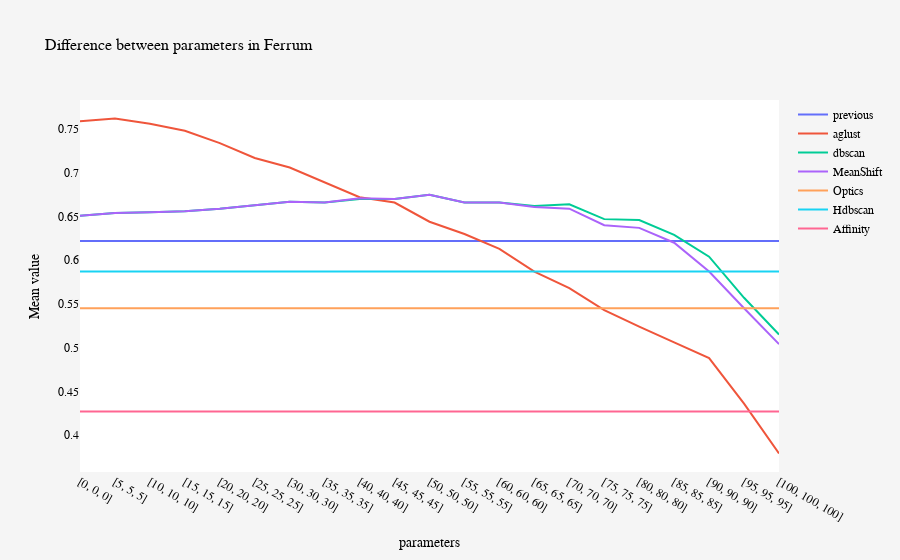

The notebook cell saved with this chart:
### Code cell
# 5 50 50 
Difference_values(part2, 'Ferrum').show()

### Figure 1 — Plotly figure (JSON) as saved in the notebook; plotly's stock layout.template omitted (floating-point values rounded to 4 significant figures)
{"data": [{"name": "previous", "type": "scatter", "x": ["[0, 0, 0]", "[5, 5, 5]", "[10, 10, 10]", "[15, 15, 15]", "[20, 20, 20]", "[25, 25, 25]", "[30, 30, 30]", "[35, 35, 35]", "[40, 40, 40]", "[45, 45, 45]", "[50, 50, 50]", "[55, 55, 55]", "[60, 60, 60]", "[65, 65, 65]", "[70, 70, 70]", "[75, 75, 75]", "[80, 80, 80]", "[85, 85, 85]", "[90, 90, 90]", "[95, 95, 95]", "[100, 100, 100]"], "y": [0.622, 0.622, 0.622, 0.622, 0.622, 0.622, 0.622, 0.622, 0.622, 0.622, 0.622, 0.622, 0.622, 0.622, 0.622, 0.622, 0.622, 0.622, 0.622, 0.622, 0.622]}, {"name": "aglust", "type": "scatter", "x": ["[0, 0, 0]", "[5, 5, 5]", "[10, 10, 10]", "[15, 15, 15]", "[20, 20, 20]", "[25, 25, 25]", "[30, 30, 30]", "[35, 35, 35]", "[40, 40, 40]", "[45, 45, 45]", "[50, 50, 50]", "[55, 55, 55]", "[60, 60, 60]", "[65, 65, 65]", "[70, 70, 70]", "[75, 75, 75]", "[80, 80, 80]", "[85, 85, 85]", "[90, 90, 90]", "[95, 95, 95]", "[100, 100, 100]"], "y": [0.759, 0.762, 0.756, 0.748, 0.734, 0.717, 0.706, 0.689, 0.672, 0.666, 0.644, 0.63, 0.613, 0.587, 0.568, 0.543, 0.524, 0.506, 0.488, 0.436, 0.379]}, {"name": "dbscan", "type": "scatter", "x": ["[0, 0, 0]", "[5, 5, 5]", "[10, 10, 10]", "[15, 15, 15]", "[20, 20, 20]", "[25, 25, 25]", "[30, 30, 30]", "[35, 35, 35]", "[40, 40, 40]", "[45, 45, 45]", "[50, 50, 50]", "[55, 55, 55]", "[60, 60, 60]", "[65, 65, 65]", "[70, 70, 70]", "[75, 75, 75]", "[80, 80, 80]", "[85, 85, 85]", "[90, 90, 90]", "[95, 95, 95]", "[100, 100, 100]"], "y": [0.651, 0.654, 0.655, 0.656, 0.659, 0.663, 0.667, 0.666, 0.67, 0.67, 0.675, 0.666, 0.666, 0.662, 0.664, 0.647, 0.646, 0.629, 0.604, 0.557, 0.515]}, {"name": "MeanShift", "type": "scatter", "x": ["[0, 0, 0]", "[5, 5, 5]", "[10, 10, 10]", "[15, 15, 15]", "[20, 20, 20]", "[25, 25, 25]", "[30, 30, 30]", "[35, 35, 35]", "[40, 40, 40]", "[45, 45, 45]", "[50, 50, 50]", "[55, 55, 55]", "[60, 60, 60]", "[65, 65, 65]", "[70, 70, 70]", "[75, 75, 75]", "[80, 80, 80]", "[85, 85, 85]", "[90, 90, 90]", "[95, 95, 95]", "[100, 100, 100]"], "y": [0.651, 0.654, 0.655, 0.656, 0.659, 0.663, 0.667, 0.666, 0.671, 0.67, 0.675, 0.666, 0.666, 0.661, 0.659, 0.64, 0.637, 0.62, 0.587, 0.545, 0.504]}, {"name": "Optics", "type": "scatter", "x": ["[0, 0, 0]", "[5, 5, 5]", "[10, 10, 10]", "[15, 15, 15]", "[20, 20, 20]", "[25, 25, 25]", "[30, 30, 30]", "[35, 35, 35]", "[40, 40, 40]", "[45, 45, 45]", "[50, 50, 50]", "[55, 55, 55]", "[60, 60, 60]", "[65, 65, 65]", "[70, 70, 70]", "[75, 75, 75]", "[80, 80, 80]", "[85, 85, 85]", "[90, 90, 90]", "[95, 95, 95]", "[100, 100, 100]"], "y": [0.545, 0.545, 0.545, 0.545, 0.545, 0.545, 0.545, 0.545, 0.545, 0.545, 0.545, 0.545, 0.545, 0.545, 0.545, 0.545, 0.545, 0.545, 0.545, 0.545, 0.545]}, {"name": "Hdbscan", "type": "scatter", "x": ["[0, 0, 0]", "[5, 5, 5]", "[10, 10, 10]", "[15, 15, 15]", "[20, 20, 20]", "[25, 25, 25]", "[30, 30, 30]", "[35, 35, 35]", "[40, 40, 40]", "[45, 45, 45]", "[50, 50, 50]", "[55, 55, 55]", "[60, 60, 60]", "[65, 65, 65]", "[70, 70, 70]", "[75, 75, 75]", "[80, 80, 80]", "[85, 85, 85]", "[90, 90, 90]", "[95, 95, 95]", "[100, 100, 100]"], "y": [0.587, 0.587, 0.587, 0.587, 0.587, 0.587, 0.587, 0.587, 0.587, 0.587, 0.587, 0.587, 0.587, 0.587, 0.587, 0.587, 0.587, 0.587, 0.587, 0.587, 0.587]}, {"name": "Affinity", "type": "scatter", "x": ["[0, 0, 0]", "[5, 5, 5]", "[10, 10, 10]", "[15, 15, 15]", "[20, 20, 20]", "[25, 25, 25]", "[30, 30, 30]", "[35, 35, 35]", "[40, 40, 40]", "[45, 45, 45]", "[50, 50, 50]", "[55, 55, 55]", "[60, 60, 60]", "[65, 65, 65]", "[70, 70, 70]", "[75, 75, 75]", "[80, 80, 80]", "[85, 85, 85]", "[90, 90, 90]", "[95, 95, 95]", "[100, 100, 100]"], "y": [0.427, 0.427, 0.427, 0.427, 0.427, 0.427, 0.427, 0.427, 0.427, 0.427, 0.427, 0.427, 0.427, 0.427, 0.427, 0.427, 0.427, 0.427, 0.427, 0.427, 0.427]}], "layout": {"font": {"color": "black", "family": "Verdana", "size": 12}, "hovermode": "x unified", "paper_bgcolor": "whitesmoke", "plot_bgcolor": "white", "title": {"font": {"size": 16}, "text": "Difference between parameters in Ferrum"}, "xaxis": {"title": {"text": "parameters"}}, "yaxis": {"title": {"text": "Mean value"}}}}
